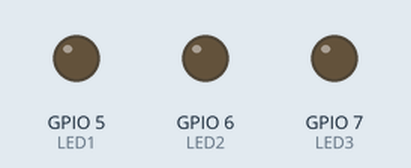
Bench run of a program on a simulated ESP32-S3. On the bench: output pins drawn as LEDs (lit = HIGH).

Above: at 0.5 s.
Timing chart, 0 to 2.0 s (numbered marks = the images above):
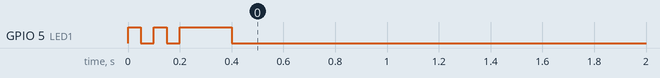

The program:

main.cpp
```cpp
#include <Arduino.h>
#include <esp_now.h>
#include <WiFi.h>

#define IR 4
#define LED1 5
#define LED2 6
#define LED3 7

typedef struct message
{
  bool isThereHuman;
  int sender_id;        //接受 发射机的编号
} mesage;

message recieve;

esp_now_peer_info_t peerInfo;

void LED_LONG(){

    digitalWrite(LED1,LOW);//提前拉低恢复状态
    digitalWrite(LED1,HIGH);
    delay(200);
    digitalWrite(LED1,LOW);
    //长闪一下
}

void LED_FAST(){

    digitalWrite(LED1,LOW);//提前拉低恢复状态
    digitalWrite(LED1,HIGH);
    delay(50);
    digitalWrite(LED1,LOW);
    delay(50);
    //连闪
}


void OnDataRecv(const uint8_t * mac, const uint8_t *incomingData, int len) {
  digitalWrite(LED1,LOW);
  digitalWrite(LED2,LOW);
  digitalWrite(LED3,LOW);
  memcpy(&recieve, incomingData, sizeof(recieve));
  bool isHuman = recieve.isThereHuman;
  int fromWho = recieve.sender_id;
  if(fromWho == 1){
    digitalWrite(LED2,HIGH);
  }
  if(fromWho == 2){
    digitalWrite(LED3,HIGH);
  }
  if(isHuman){
    digitalWrite(LED1,HIGH);
    delay(2000);
  }else{
    digitalWrite(LED1,LOW);
    delay(60);
    digitalWrite(LED2,LOW);
    digitalWrite(LED3,LOW);
  }

}

void setup(){
  pinMode(IR,INPUT);//这个口其实现在没用了
  pinMode(LED1,OUTPUT);
  pinMode(LED2,OUTPUT);
  pinMode(LED3,OUTPUT);

  digitalWrite(LED1,LOW);//LED提前拉低以防出意外
  digitalWrite(LED2,LOW);
  digitalWrite(LED3,LOW);

  Serial.begin(115200);

  WiFi.mode(WIFI_STA);//进入STA无线终端模式

  if (esp_now_init() != ESP_OK) {//初始化ESPNOW
    LED_LONG();
  }else{
    LED_FAST();
    LED_FAST();//闪两下
  }

  esp_now_register_recv_cb(OnDataRecv);
  LED_LONG();
}

void loop(){
  //这里不用有任何东西，回调函数会自动执行
}
```
